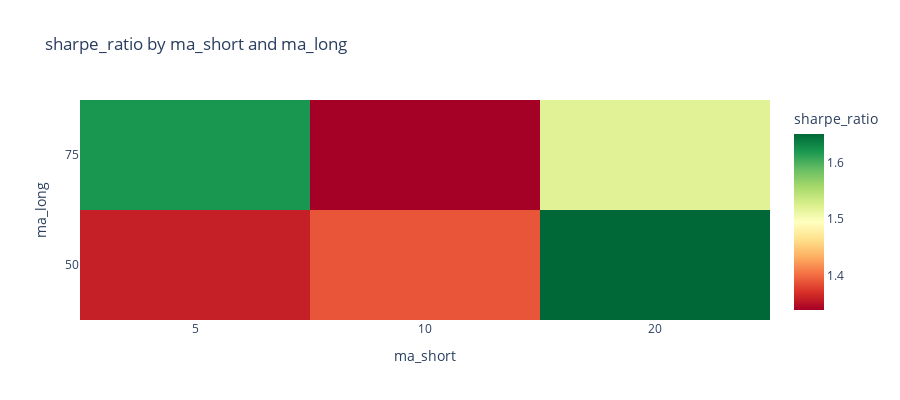

Source (notebook cell):
### Markdown cell above
---
## 10. ヒートマップ可視化

`plot_heatmap()`でパラメータ空間と評価指標の関係を可視化できます。
`max_drawdown`の場合は自動的にカラースケールが反転します。

### Code cell
# ヒートマップの生成
if results:
    fig = results.plot_heatmap(
        x_param="ma_short",
        y_param="ma_long",
        metric="sharpe_ratio",
    )
    fig.update_layout(height=400)
    fig.show()

### Figure 1 — Plotly figure (JSON) as saved in the notebook; plotly's stock layout.template omitted (floating-point values rounded to 4 significant figures)
{"data": [{"colorbar": {"title": {"text": "sharpe_ratio"}}, "colorscale": [[0, "rgb(165,0,38)"], [0.1, "rgb(215,48,39)"], [0.2, "rgb(244,109,67)"], [0.3, "rgb(253,174,97)"], [0.4, "rgb(254,224,139)"], [0.5, "rgb(255,255,191)"], [0.6, "rgb(217,239,139)"], [0.7, "rgb(166,217,106)"], [0.8, "rgb(102,189,99)"], [0.9, "rgb(26,152,80)"], [1, "rgb(0,104,55)"]], "type": "heatmap", "x": ["5", "10", "20"], "y": ["50", "75"], "z": [[1.36, 1.39, 1.65], [1.62, 1.34, 1.52]]}], "layout": {"height": 400, "title": {"text": "sharpe_ratio by ma_short and ma_long"}, "xaxis": {"title": {"text": "ma_short"}}, "yaxis": {"title": {"text": "ma_long"}}}}
